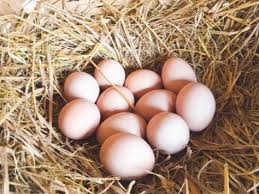
#> input picture AI-main/demtrung/Eggs-Counting-on-a-Conveyor-Belt-using-OpenCV-main/dialogs/images.jpeg, 259 x 194 px, given in place of the camera
$ python camtar.py
#> lines starting #> are read from the running program, lines starting #| are printed output that depends on the picture
# imports
import os,sys,time
import numpy as np
import cv2

# init camera
camera = cv2.VideoCapture(4) ### <<<=== SET THE CORRECT CAMERA NUMBER
camera.set(3,1280)             # set frame width
camera.set(4,720)              # set frame height
time.sleep(0.5)
print(camera.get(3),camera.get(4))
print(camera.get(5))

# master frame
master = None

while 1:

    # grab a frame
    (grabbed,frame0) = camera.read()
#> frame0 is the input picture: shape (194, 259, 3); mean B, G, R 117.6, 140.5, 169.5

    # end of feed
    if not grabbed:
        break

    # gray frame
    frame1 = cv2.cvtColor(frame0,cv2.COLOR_BGR2GRAY)
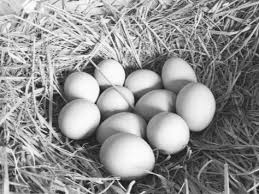
#> frame1: shape (194, 259); min 11, max 255, mean 146.6

    # blur frame
    frame2 = cv2.GaussianBlur(frame1,(15,15),0)
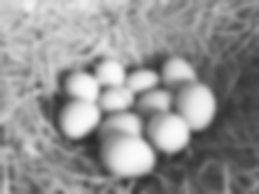
#> frame2: shape (194, 259); min 41, max 250, mean 146.6

    # initialize master
    if master is None:
        master = frame2
        continue

    # delta frame
    frame3 = cv2.absdiff(master,frame2)

    # threshold frame
    frame4 = cv2.threshold(frame3,15,255,cv2.THRESH_BINARY)[1]

    # dilate the thresholded image to fill in holes
    kernel = np.ones((2,2),np.uint8)
    frame5 = cv2.erode(frame4,kernel,iterations=4)
    frame5 = cv2.dilate(frame5,kernel,iterations=8)

    # find contours on thresholded image
    contours,nada = cv2.findContours(frame5.copy(),cv2.RETR_EXTERNAL,cv2.CHAIN_APPROX_SIMPLE)

    # make coutour frame
    frame6 = frame0.copy()

    # target contours
    targets = []

    # loop over the contours
    for c in contours:

        # if the contour is too small, ignore it
        if cv2.contourArea(c) < 500:
                continue

        # contour data
        M = cv2.moments(c)#;print( M )
        cx = int(M['m10']/M['m00'])
        cy = int(M['m01']/M['m00'])
        x,y,w,h = cv2.boundingRect(c)
        rx = x+int(w/2)
        ry = y+int(h/2)
        ca = cv2.contourArea(c)

        # plot contours
        cv2.drawContours(frame6,[c],0,(0,0,255),2)
        cv2.rectangle(frame6,(x,y),(x+w,y+h),(0,255,0),2)
        cv2.circle(frame6,(cx,cy),2,(0,0,255),2)
        cv2.circle(frame6,(rx,ry),2,(0,255,0),2)

        # save target contours
        targets.append((cx,cy,ca))

    # make target
    mx = 0
    my = 0
    if targets:

        # [10 lines of commented-out code are left out]
        area = 0
        for x,y,a in targets:
            if a > area:
                mx = x
                my = y
                area = a


    # plot target
    tr = 50
    frame7 = frame0.copy()
    if targets:
        cv2.circle(frame7,(mx,my),tr,(0,0,255,0),2)
        cv2.line(frame7,(mx-tr,my),(mx+tr,my),(0,0,255,0),2)
        cv2.line(frame7,(mx,my-tr),(mx,my+tr),(0,0,255,0),2)

    # update master
    master = frame2

    # display
    cv2.imshow("Frame0: Raw",frame0)
    cv2.imshow("Frame1: Gray",frame1)
    cv2.imshow("Frame2: Blur",frame2)
    cv2.imshow("Frame3: Delta",frame3)
    cv2.imshow("Frame4: Threshold",frame4)
    cv2.imshow("Frame5: Dialated",frame5)
    cv2.imshow("Frame6: Contours",frame6)
    cv2.imshow("Frame7: Target",frame7)

    # key delay and action
    key = cv2.waitKey(1) & 0xFF
    if key == ord('q'):
        break
    elif key != 255:
        print('key:',[chr(key)])

# release camera
camera.release()

# close all windows
cv2.destroyAllWindows()
